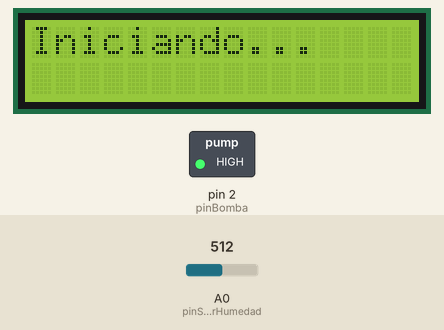
This sketch was run on a simulated Arduino Mega 2560, built with avr-gcc and run on an emulated ATmega2560. Parts: 16×2 character LCD, switched loads named in the sketch (green lamp = pin HIGH). Inputs (shaded band) come from the test bench; at power-on: A0 (pinSensorHumedad) = 512. What the sketch prints to the serial monitor is not drawn.

Above: at 0.1 s.
At 5.1 s:
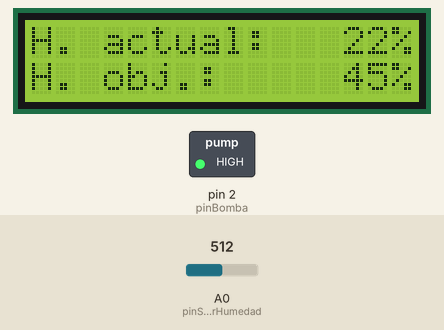
At 125.1 s:
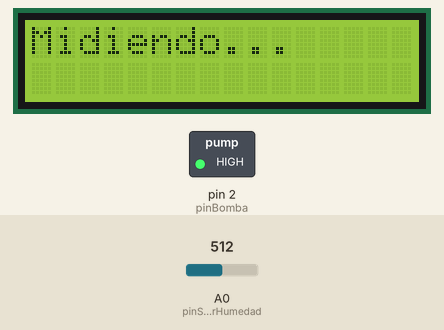

The sketch:

riego.ino
```cpp
#include <LiquidCrystal.h>
#include <math.h>

const int pinSensorHumedad = 0;
const int pinBomba = 2;
const int intervaloBombaFuncionando = 2500; // ms (3s)
const double intervaloMuestreo = 120000; //120000 // ms (5m) 300000 por defecto
const int umbralHumedad = 45; // % de humedad por debajo del cual se activará la bomba
const int medidasATomar = 10;
const double esperaRiego = 7200000; //7200000
int valorHumedad = 100; // Lo inicializo a 100% por defecto para que la bomba no funcione
int porcentajeHumedad = 100;
int valorSensor = 250;
int medidasTomadas = 0;
int media = -1;
float aaa = 0;
float sumaMedidas = 0;
double esperaRestante;

// Pines lcd
const int pinRs = 34;
const int pinEnable = 35;
const int pinD4 = 30;
const int pinD5 = 31;
const int pinD6 = 32;
const int pinD7 = 33;

//LiquidCrystal lcd(rs, enable, d4, d5, d6, d7)
LiquidCrystal lcd(pinRs, pinEnable, pinD4, pinD5, pinD6, pinD7);

void setup() {
  Serial.begin(9600);
  pinMode(pinBomba, OUTPUT);
  pinMode(pinRs, OUTPUT);
  pinMode(pinEnable, OUTPUT);
  pinMode(pinD4, OUTPUT);
  pinMode(pinD5, OUTPUT);
  pinMode(pinD6, OUTPUT);
  pinMode(pinD7, OUTPUT);
  digitalWrite(pinBomba, HIGH);
  lcd.begin(16, 2);
  lcd.setCursor(0, 0);
  lcd.print("Iniciando...");
  delay(5000);
  valorSensor = analogRead(pinSensorHumedad);


}

void loop() {
  valorSensor = analogRead(pinSensorHumedad);
  porcentajeHumedad = map(valorSensor, 590, 250, 0, 100); // Los valores del sensor los he sacado haciendo Serial.printl del sensor directamente (590 = seco, 250 = en agua)

  Serial.print("Sensor: ");
  Serial.print(valorSensor);
  Serial.print("\t");
  Serial.print("% humedad: ");
  Serial.println(porcentajeHumedad);

  // Escribo al LCD
  lcd.clear();
  lcd.setCursor(0, 0);
  lcd.print("H. actual:  ");
  if (porcentajeHumedad > 0) {
    lcd.print(" ");
  }
  lcd.print(porcentajeHumedad);
  lcd.print("%");
  lcd.setCursor(0, 1);
  lcd.print("H. obj.:     ");
  lcd.print(umbralHumedad);
  lcd.print("%");

  if (sumaMedidas == 0) {
    sumaMedidas = porcentajeHumedad;
  } else {
    sumaMedidas += porcentajeHumedad;
  }
  medidasTomadas++;

  /*Serial.print("Medidas tomadas ");
    Serial.println(medidasTomadas);

    Serial.print("Suma ");
    Serial.println(sumaMedidas);*/

  if (medidasTomadas >= (medidasATomar)) {
    Serial.println(" ");
    aaa = (sumaMedidas / medidasTomadas);
    medidasTomadas = 0;
    Serial.print("Media de las últimas ");
    Serial.print(medidasATomar);
    Serial.print(" medidas: ");
    Serial.println(aaa);
    if ((aaa < umbralHumedad) && (aaa > 10) && (aaa < 90)) {
      Serial.println(" ");
      Serial.println("\t>>> Riego activado <<<");
      digitalWrite(pinBomba, LOW);
      lcd.clear();
      lcd.setCursor(0, 0);
      lcd.print("Regando...");
      delay(intervaloBombaFuncionando);
      digitalWrite(pinBomba, HIGH);
      lcd.clear();
      lcd.setCursor(0, 0);
      lcd.print("Se ha regado,");
      esperaRestante = esperaRiego;
      while (esperaRestante > 0) {
        lcd.setCursor(0, 1);
        lcd.print("esperando ");
        lcd.print(round(esperaRestante / 1000));
        lcd.print("s");
        delay(1000);
        esperaRestante = esperaRestante - 1000;
      }
    } else {
      digitalWrite(pinBomba, HIGH);
    }
    sumaMedidas = 0;
    medidasTomadas = 0;
    Serial.println(" ");
    Serial.println("--------------------------------");
    Serial.println(" ");
  }

  delay(intervaloMuestreo);
  lcd.clear();
  lcd.setCursor(0, 0);
  lcd.print("Midiendo... ");
  delay(3000);
}
```

Measured:
- what the display in image 1 shows lasts 120.0 s, from 5.1 s to 125.1 s
- what the display in image 2 shows lasts 3.0 s, from 125.1 s to 128.1 s
